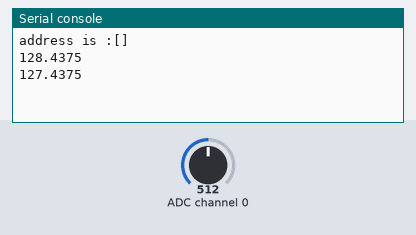
This program was run on a simulated MicroPython board. On the bench: the last lines printed to the serial console. Inputs (shaded band) come from the test bench; at power-on: ADC channel 0 = 512 (analog values on the 0–1023 scale).

Above: at 1.2 s.
1.3 s: ADC channel 0 set to 716
At 2.5 s:
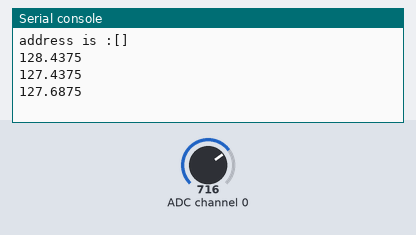
2.8 s: ADC channel 0 set to 900
At 3.8 s:
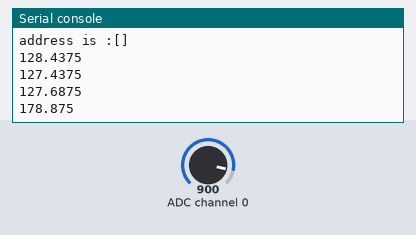
Timing chart, 0 to 5.8 s (numbered marks = the images above; inputs shaded):
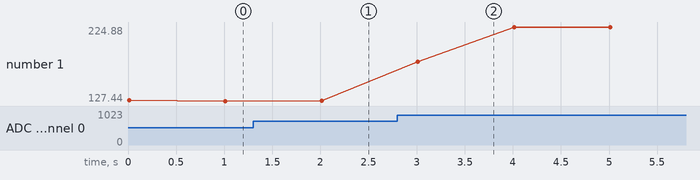

Measured:
- after the input at 1.3 s, the serial console: prints a new line after 0.71 s (image 1)
- after the input at 2.8 s, the serial console: prints a new line after 0.21 s (image 2)
- plotted number 1: 127.44 → 127.69 after the input at 1.3 s, 127.69 → 224.88 after the input at 2.8 s

The program:

act7.py
```python
from machine import Pin, I2C
import time

i2c = I2C(0, scl=Pin(9), sda=Pin(8), freq=100000)
addr = i2c.scan()
print("address is :" + str(addr))

for i in range(100):
    data = i2c.readfrom(0x48, 2) # Lee 2 bytes del sensor
    intdata = int.from_bytes(data, 'big')
    tmp = intdata >> 4 # Ajusta según resolución del sensor
    print(tmp * 0.0625) # Convierte a grados Celsius
    time.sleep(1)
```
